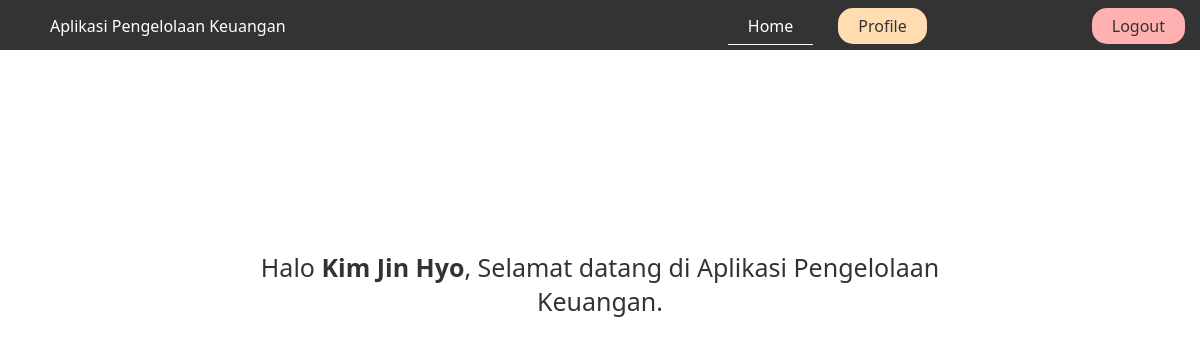
Page /home.php (signed in) on the committed database.
### tables this page shows
CREATE TABLE `user` (
  `namaDepan` varchar(50) NOT NULL,
  `namaTengah` varchar(50) NOT NULL,
  `namaBelakang` varchar(50) NOT NULL,
  `tempatLahir` varchar(128) NOT NULL,
  `tanggalLahir` date NOT NULL,
  `nik` bigint(20) NOT NULL,
  `wargaNegara` varchar(128) NOT NULL,
  `email` varchar(128) NOT NULL,
  `noHP` bigint(20) NOT NULL,
  `alamat` text NOT NULL,
  `kodePos` varchar(10) NOT NULL,
  `fotoProfil` varchar(128) NOT NULL,
  `username` varchar(50) NOT NULL,
  `password1` varchar(128) NOT NULL,
  `password2` varchar(128) NOT NULL
);

### home.php (the view, shortened to what this page needs)
<!DOCTYPE html>
<html lang="en">
<head>
</head>
<body>
    <div class="navbar">
        <div class="temp1">
            Aplikasi Pengelolaan Keuangan
        </div>
        <div class="temp2">
            <a href="home.php">Home</a>
        </div>
        <div class="temp3">
            <a href="profile.php">Profile</a>
        </div>
        <div class="temp4">
            <a href="logout.php">Logout</a>
        </div>
    </div>
    <div class="content">
        <?php
        include "config.php";
            $username = $_SESSION['temp'];
            $sql= "SELECT namaDepan,namaTengah,namaBelakang FROM user WHERE username='$username'";
            $result = $connection->query($sql);
            $row = $result->fetch_assoc();
            echo "Halo <b>".$row["namaDepan"]. " ". $row["namaTengah"]. " " . $row["namaBelakang"]. "</b>, Selamat datang di Aplikasi Pengelolaan Keuangan.";
        ?>
    </div>
</body>
</html>

### rows in the picture
user: namaDepan "Kim", namaTengah "Jin", namaBelakang "Hyo"
